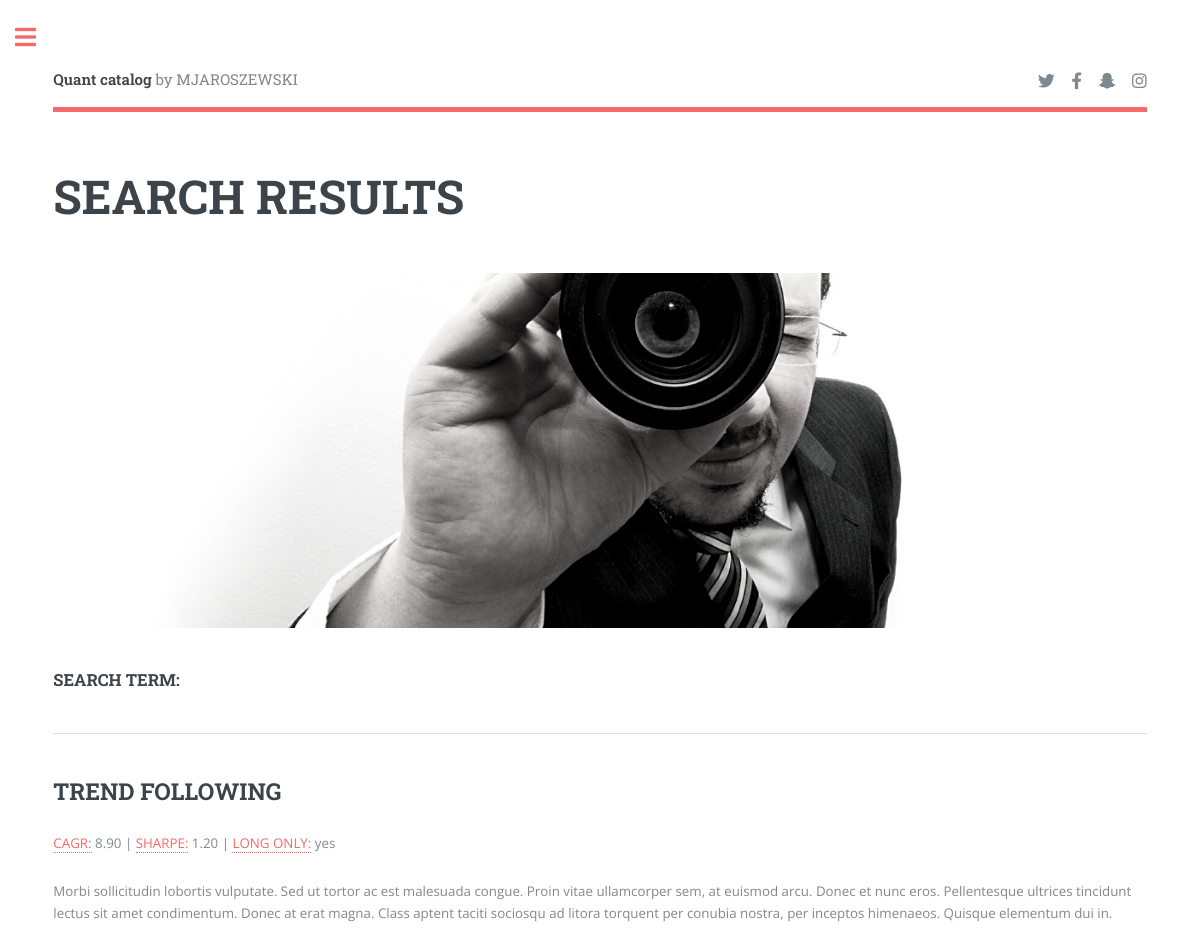
The app's page /search/ with its own data.
### catalog/models.py (models this page shows, shortened)
class Strategy(models.Model):
    title = models.CharField(max_length = 200, unique=True, null=False, blank=False)
    slug = models.SlugField(max_length = 200, unique=True, null=False, blank=False)
    market = models.ManyToManyField(Market)
    cagr = models.DecimalField(max_digits=3, decimal_places=2)
    sharpe = models.DecimalField(max_digits=3, decimal_places=2)
    long_only = models.BooleanField(default=True)
    description = models.TextField()
    class Meta:
        verbose_name = 'strategy'
        verbose_name_plural = 'strategies'

### catalog/views.py (the view)
# urls.py: path('search/', views.SearchView.as_view(), name='search'),
class SearchView(View):
    template_name = 'search.html'
    def get(self, request):
        context = {}
        query = request.GET.get('query', '')
        strategies = Strategy.objects.filter(Q(title__icontains=query) |  Q(description__icontains=query))
        markets = Market.objects.filter(title__icontains=query)
        context['query'] = query
        context['strategy'] = strategies.first()
        context['market'] = markets.first()
        return render(request, 'search.html', context)

### catalog/context_processors.py (called while the page is built)
def menu_markets(request):
    markets = Market.objects.all()
    return {'menu_markets': markets}

def menu_strategies(request):
    strategies = Strategy.objects.all()
    return {'menu_strategies': strategies}

### catalog/templates/search.html (shortened to what this page needs)
{% extends 'base.html' %}
{% load static %}
    {% block content %}
					<section>
						<header class="main">
							<h1>SEARCH RESULTS</h1>
						</header>
						<span class="image main"><img src="{% static 'images/search.png' %}" alt="" /></span>
						<h3>SEARCH TERM: {{ query|upper }}</h3>
                        <hr class="major" />
                        {% if strategy %}
						<a href="{% url 'strategy_detail' strategy.slug %}"><h2>{{ strategy.title|upper }}</h2></a>
						<p><a href="{% url 'cagr' %}">CAGR:</a> {{ strategy.cagr }} | <a href="{% url 'sharpe' %}">SHARPE:</a> {{ strategy.sharpe }} | <a href="{% url 'long' %}">LONG ONLY:</a> {{ strategy.long_only|yesno }}</p>
                        <p>{{ strategy.description }}</p>
                        {% else %}
                        <h2>NO RESULTS MATCH YOUR SEARCH CRITERIA</h2>
                        {% endif %}
					</section>
	{% endblock %}

### static/css/main.css (style rules this page uses)
html, body, div, span, applet, object, iframe, h1, h2, h3, h4, h5, h6, p, blockquote, pre, a, abbr, acronym, address, big, cite, code, del, dfn, em, img, ins, kbd, q, s, samp, small, strike, strong, sub, sup, tt, var, b, u, i, center, dl, dt, dd, ol, ul, li, fieldset, form, label, legend, table, caption, tbody, tfoot, thead, tr, th, td, article, aside, canvas, details, embed, figure, figcaption, footer, header, hgroup, menu, nav, output, ruby, section, summary, time, mark, audio, video { margin: 0; padding: 0; border: 0; font-size: 100%; font: inherit; vertical-align: baseline; }
article, aside, details, figcaption, figure, footer, header, hgroup, menu, nav, section { display: block; }
body { line-height: 1; }
body { -webkit-text-size-adjust: none; }
body { -ms-overflow-style: scrollbar; }
html { box-sizing: border-box; }
*, *:before, *:after { box-sizing: inherit; }
body { background: #ffffff; }
body, input, select, textarea { color: #7f888f; font-family: "Open Sans", sans-serif; font-size: 13pt; font-weight: 400; line-height: 1.65; }
@media screen and (max-width: 1680px) { body, input, select, textarea { font-size: 11pt; } }
@media screen and (max-width: 1280px) { body, input, select, textarea { font-size: 10pt; } }
a { -moz-transition: color 0.2s ease-in-out, border-bottom-color 0.2s ease-in-out; -webkit-transition: color 0.2s ease-in-out, border-bottom-color 0.2s ease-in-out; -ms-transition: color 0.2s ease-in-out, border-bottom-color 0.2s ease-in-out; transition: color 0.2s ease-in-out, border-bottom-color 0.2s ease-in-out; border-bottom: dotted 1px; color: #f56a6a; text-decoration: none; }
p { margin: 0 0 2em 0; }
h1, h2, h3, h4, h5, h6 { color: #3d4449; font-family: "Roboto Slab", serif; font-weight: 700; line-height: 1.5; margin: 0 0 1em 0; }
h1 { font-size: 4em; margin: 0 0 0.5em 0; line-height: 1.3; }
h2 { font-size: 1.75em; }
h3 { font-size: 1.25em; }
@media screen and (max-width: 1680px) { h1 { font-size: 3.5em; } }
hr { border: 0; border-bottom: solid 1px rgba(210, 215, 217, 0.75); margin: 2em 0; }
hr.major { margin: 3em 0; }
header.main > :last-child { margin: 0 0 1em 0; }
.image { border-radius: 0.375em; border: 0; display: inline-block; position: relative; }
.image img { border-radius: 0.375em; display: block; }
.image.main { display: block; margin: 0 0 3em 0; width: 100%; }
.image.main img { width: 100%; }
#main > .inner > section { padding: 6em 0 4em 0 ; border-top: solid 2px rgba(210, 215, 217, 0.75); }
#main > .inner > section:first-of-type { border-top: 0 !important; }
@media screen and (max-width: 1680px) { #main > .inner > section { padding: 5em 0 3em 0 ; } }
@media screen and (max-width: 1280px) { #main > .inner > section { padding: 4em 0 2em 0 ; } }

### records on screen
Strategy: title "TREND FOLLOWING", cagr "8.90", sharpe "1.20", long_only "yes", description "Morbi sollicitudin lobortis vulputate. Sed ut tortor ac est malesuada congue. Proin vitae ullamcorper sem, at euismod arcu. Donec et nunc eros. Pellentesque ultrices tincidunt lectus sit amet condimentum. Donec at erat magna. Class aptent taciti sociosqu ad litora torquent per conubia nostra, per inceptos himenaeos. Quisque elementum dui in."
